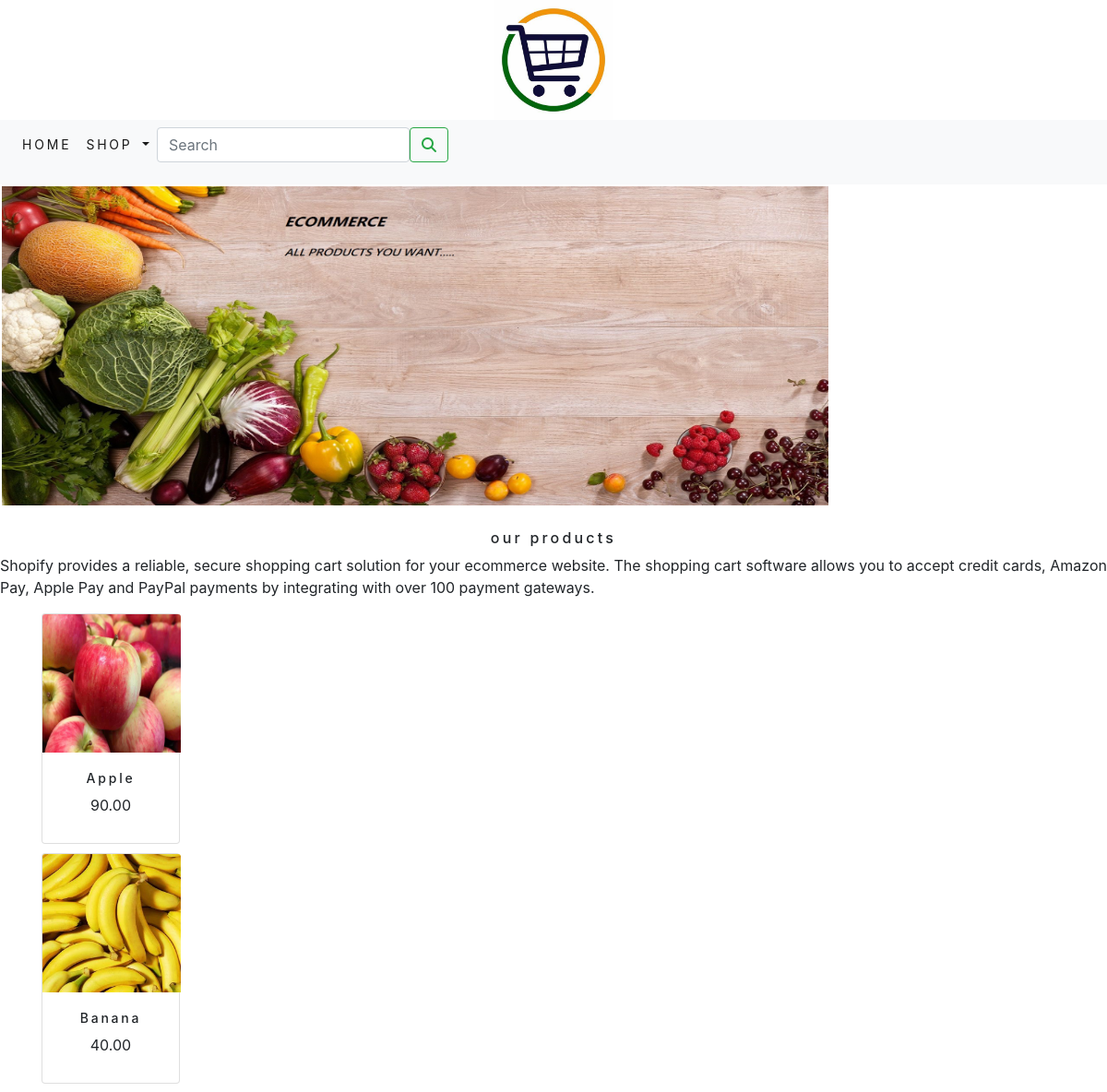
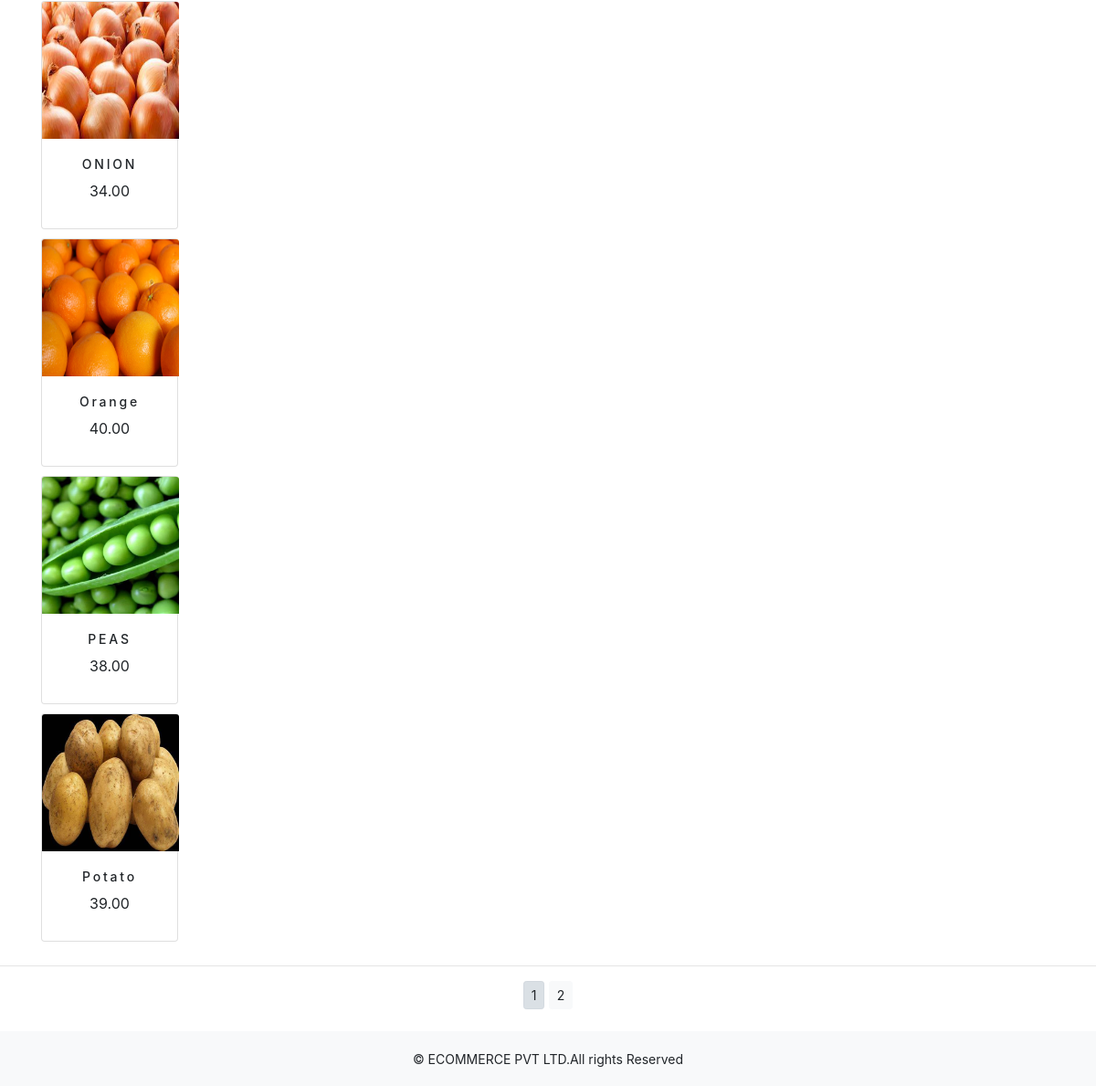
The app's page /shop/ with its own data (2 pictures, top to bottom).
### shop/models.py (models this page shows, shortened)
class Product(models.Model):
    name=models.CharField(max_length=300,unique=True)
    slug=models.SlugField(max_length=300,unique=True)
    description=models.TextField(blank=True)
    price=models.DecimalField(max_digits=10,decimal_places=2)
    category=models.ForeignKey(Category,on_delete=models.CASCADE)
    image=models.ImageField(upload_to='product',blank=True)
    stock=models.IntegerField()
    availble=models.BooleanField(default=True)
    created=models.DateTimeField(auto_now_add=True)
    updated=models.DateTimeField(auto_now=True)
    def get_url(self):
        return reverse('shop:prodCatdetail',args=[self.category.slug,self.slug])
    class Meta:
        ordering=('name',)
        verbose_name='product'
        verbose_name_plural='products'

### shop/views.py (the view)
# urls.py: path('',views.allProdCat,name='allProdCat'),
def allProdCat(request,c_slug=None):
    c_page=None
    products_list=None
    if c_slug!=None:
        c_page=get_object_or_404(Category,slug=c_slug)
        products_list=Product.objects.all().filter(category=c_page,availble=True)
    else:
        products_list=Product.objects.all().filter(availble=True)
    paginator=Paginator(products_list,'6')
    try:
        page=int(request.GET.get('page','1'))
    except:
        page=1
    try:
        products=paginator.page(page)
    except (EmptyPage,InvalidPage):
        products=paginator.page(paginator.num_pages)
    return render(request,"category.html",{'category':c_page,'products':products})

### cart/context_processors.py (called while the page is built)
def counter(request):
    item_count=0
    if 'admin' in request.path:
        return {}
    else:
        try:
            cart=Cart.objects.filter(cart_id=_cart_id(request))
            cart_items=CartItem.objects.all().filter(cart=cart[:1])
            for cart_item in cart_items:
                item_count += cart_item.quantity
        except Cart.DoesNotExist:
            item_count =0
    return dict(item_count=item_count)

### cart/views.py (called while the page is built)
def _cart_id(request):
    cart=request.session.session_key
    if not cart:
        cart=request.session.create()
    return cart

### shop/context_processors.py (called while the page is built)
def menu_links(request):
    links=Category.objects.all()
    return dict(links=links)

### shop/models.py (called while the page is built)
    def get_url(self):
        return reverse('shop:product_by_category',args=[self.slug])

### templates/category.html (shortened to what this page needs)
{% extends 'base.html' %}
{% load static %}
{% block content %}
<div class="mx_auto">
    {% if category %}
    <img style="width:900;height:350;" class="my_image" src="{{category.image.url}}" all="{{category.name}}">
</div>
<br>
<div>
    <h1 class="text-center my_title"> {{ category.name }}</h1>
    <p class="text-justify">{{category.description}}</p>
</div>
{% else %}
<div>
<img style="width:900;height:350;" class="my_image my_image_padding" src="{% static 'img/banner.jpg' %}" alt="our products">
</div><br>
<div>
    <h1 class="text-center my_title">our products</h1>
    <p class="text-justify">Shopify provides a reliable, secure shopping cart solution for your ecommerce website. The shopping cart software allows you to accept credit cards, Amazon Pay, Apple Pay and PayPal payments by integrating with over 100 payment gateways.</p>
</div>
{% endif %}
<div class="container">
    <div class="row max_auto">
        {% for product in products.object_list %}
        <div class="my_bottom_margin col-9  col-12 col-sm-6 col-md-6 col-lg-12">
            <div class="card text-center" style=" width:150;height:250;">
                <a href="{{product.get_url}}"><img style="width:150;height:150;" class="card-img-top my_image" src="{{product.image.url}}" alt="{{product.name}}"></a>
                <div  class="card-body">
                <h4>{{product.name}}</h4>
                <p>{{product.price}}</p>
                </div>
            </div>
        </div>
        {% endfor %}
    </div>
</div>
<div class="mx-auto">
    {% if products.paginator.num_pages > 1 %}
   <hr>
    <div class="text-center">
        {% for pg in products.paginator.page_range %}
            <a href="?page={{pg}}" class="btn btn-light btn-sm {% if products.number == pg %} active {% endif %}">{{pg}}</a>
    {% endfor %}
    </div>
    {% endif %}
</div>
<br>
</div>
{% endblock %}

### templates/base.html (shortened to what this page needs)
{% load static %}
<!DOCTYPE html>
<html lang="en">
<head>
    <link rel="stylesheet" href="{% static 'css/custom.css' %}">
    <link rel="stylesheet" href="{% static 'css/bootstrap.min.css' %}">
</head>
<body>
<div>
{% include 'header.html' %}
{% include 'navbar.html' %}
{% block content %}
{% endblock %}
</div>
{% include 'footer.html' %}
</body>
</html>

### templates/header.html
{% load static %}
<header>
    <center>
      <a href="{% url 'shop:allProdCat' %}"></a>  <img src="{% static 'img/logo.jpg' %}" alt="logo image" width="130px;" height="130px;">
    </center>
</header>

### templates/navbar.html (shortened to what this page needs)
<nav class="navbar navbar-expand-lg navbar-light bg-light">
    <div class="collapse navbar-collapse" id="navbarSupportedContent">
        <ul class="navbar-nav mr-auto">
            <li class="nav-item active">
                <a class="nav-link" href="#">Home</a>
            </li>
            <li class="nav-item dropdown {% if 'shop' in request.path %} active {% endif %}">
                <a class="nav-link dropdown-toggle" href="#" id="navbarDropdown" role="button" data-toggle="dropdown" aria-haspopup="true" aria-expanded="false">
                    shop
                </a>
            </li>
            <form class="d-flex" action="{% url 'search_app:SearchResult' %}" method="get">
                <input class="form-control me-2" type="search" placeholder="Search" name="q" aria-label="Search">
                <button class="btn btn-outline-success" type="submit"><i class='fa fa-search'></i></button>
            </form>
        </ul>
    </div>
</nav>

### templates/footer.html
<div class="footer navbar-fixed-bottom my_footer">
    <p class="text-center">&copy; ECOMMERCE PVT LTD.All rights Reserved</p>
</div>

### static/css/custom.css (style rules this page uses)
body { font-family: 'Roboto', sans-serif; }
.nav-item { letter-spacing : .2em; font-size :14px; text-transform :uppercase; }
.my_footer { background-color:#f8f9fa; height:60px; }
.my_footer p { padding-top: 20px; font-size:14px; }
.my_image { width:50%; height:auto; }
.my_image_padding { padding:2px; }
.my_title { font-size:16px; text_transform:uppercase; letter-spacing: .2em; }
.my_bottom_margin { margin-bottom:10px; }
.card-body h4 { font-size:14px; text_transform:uppercase; letter-spacing: .2em; }

### records on screen
Product: image (picture), name "Apple", price "90.00"
Product: image (picture), name "Banana", price "40.00"
Product: image (picture), name "ONION", price "34.00"
Product: image (picture), name "Orange", price "40.00"
Product: image (picture), name "PEAS", price "38.00"
Product: image (picture), name "Potato", price "39.00"

### other values on screen
{{ pg }} "1" "2"
